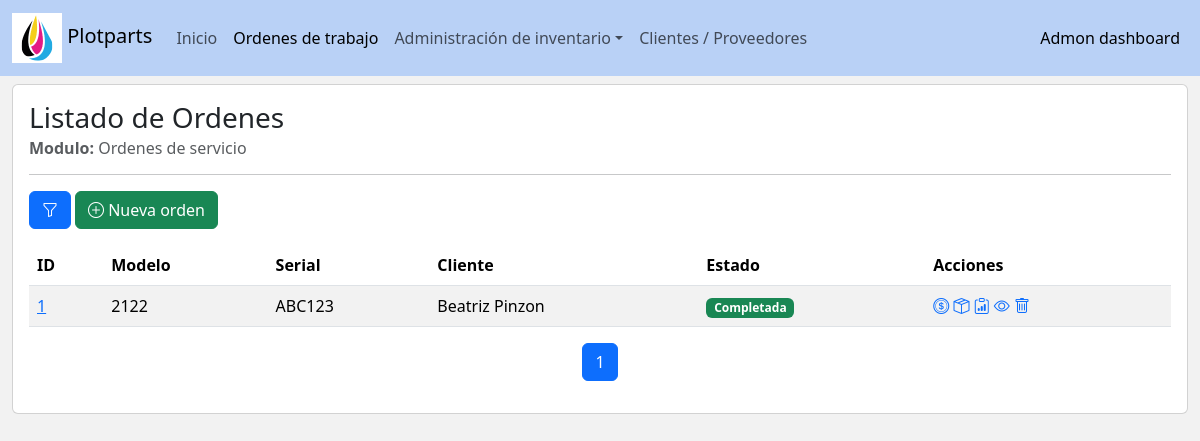
/service_orders/list/, run on the app's committed database.
### service_order/models.py (models this page shows, shortened)
class ServiceOrder(models.Model):
    customer = models.ForeignKey(verbose_name='Cliente',to=Asset, on_delete=models.PROTECT)
    serial = models.CharField(verbose_name='Numero de serie', max_length=50)
    model = models.CharField(verbose_name='Modelo', max_length=50)
    flowStatus = models.IntegerField(verbose_name='Estado de la orden',choices=ServiceOrder_Flowtatus.choices, default=ServiceOrder_Flowtatus.pendingDiagnose)
    registry_comments = models.TextField(verbose_name='Observaciones iniciales', blank=False)
    diagnose_date = models.DateTimeField(verbose_name='Fecha de diagnóstico', blank=False, null=True)
    diagnose_comments = models.TextField(verbose_name='Observaciones de diagnostico', blank=False, null=True)
    repair_date = models.DateTimeField(verbose_name='Fecha de reparación', blank=False, null=True)
    repair_comments = models.TextField(verbose_name='Observaciones de reparación', blank=False, null=True)
    cancel_date = models.DateTimeField(verbose_name='Fecha de cancelación', blank=False, null=True)
    cancel_comments = models.TextField(verbose_name='Motivo de cancelación', blank=False, null=True)
    consumables_total = models.FloatField(verbose_name='Total de consumibles', default=0)
    status = models.IntegerField(verbose_name='Estado',choices=ServiceOrder_status.choices, default=ServiceOrder_status.enable)
    services_total = models.FloatField(verbose_name='Total del servicio', default=0)
    services_description = models.TextField(verbose_name='Observaciones del servicio', blank=False, null=True)
    createtime = models.DateTimeField(verbose_name='Fecha de creación', auto_now_add=True)
    updatetime = models.DateTimeField(verbose_name='Fecha de ultima actualización', auto_now=True)
    class Meta():
        verbose_name = "Order"
        verbose_name_plural = "Orders"
        ordering = ['id']

### assets/models.py (models this page shows)
class Asset(models.Model):
    class AssetTypes(models.IntegerChoices):
        customer = (1,'Cliente')
        supplier = (2,'Proveedor')
        __empty__ = ('-- Tipo de Asset --')
    class AssetDocumentTypes(models.IntegerChoices):
        nit = (1,'NIT')
        local_id = (2,'CC')
        __empty__ = ('-- Tipo de documento --')
    class AssetStatus(models.IntegerChoices):
        enable = (1,'Activo')
        disable = (0,'Inactivo')
    name = models.CharField(verbose_name='Nombre',max_length=200)
    type = models.IntegerField(verbose_name='Tipo',choices=AssetTypes)
    document_type = models.IntegerField(verbose_name='Tipo de documento',choices=AssetDocumentTypes.choices)
    document_id = models.CharField(verbose_name='Numero de documento',max_length=200,unique=True)
    email = models.EmailField(verbose_name='Correo electrónico',max_length=200)
    phone = models.CharField(verbose_name='Teléfono de contacto',max_length=200)
    extra_info = models.TextField(verbose_name='Información adicional',max_length=500,blank=True)
    createtime = models.DateTimeField(verbose_name='Fecha/Hora de creación', auto_now_add=True)
    updatetime = models.DateTimeField(verbose_name='Fecha/Hora ultima actualización', auto_now=True)
    status = models.IntegerField(verbose_name='Estado',choices=AssetStatus.choices,default=AssetStatus.enable)
    class Meta:
        verbose_name = 'Asset'
        verbose_name_plural = 'Assets'
        ordering = ['name']
    def __str__(self):
        return str(self.name)

### service_order/views.py (the view, shortened to what this page needs)
class ServiceOrder_ListView(ListView):
    Model = ServiceOrder
    template_name = 'service_order/serviceOrder_grid.html'
    context_object_name = 'service_orders'
    paginate_by = 10
    extra_context = {
        'ServiceOrderFilterForm':ServiceOrderFilterForm
    }
    def get_queryset(self):
        queryset = ServiceOrder.objects.filter(status = 1)
        return queryset
    def get_context_data(self, **kwargs):
        context = super().get_context_data(**kwargs)
        context['ServiceOrderFilterForm'] = ServiceOrderFilterForm(self.request.GET)
        context['active_link'] = 'service_orders'
        return context

### core/templatetags/utils.py (called while the page is built)
@register.filter(name='setValidationClass')
def setValidationClass(input):
    bootstrap_class = ''
    if input.help_text == 'filter_option':
        if input.errors:
            bootstrap_class = 'is-invalid'
    else:
        if (input.data != None) and (input.data != []) :
            if input.errors:
                bootstrap_class = 'is-invalid'
            else:
                bootstrap_class = 'is-valid'
    return input.as_widget(attrs={'class':'form-control '+ bootstrap_class})

@register.filter(name='flowStatus_mapping')
def ServiceOrder_FlowStatus_Mapping(flowStatus):
    css_class = 'light'
    match flowStatus:
        case 1:#pendingDiagnose
            css_class = 'warning'
        case 2:#onRepair
            css_class = 'primary'
        case 3:#complete
            css_class = 'success'
        case 4:#cancel
            css_class = 'danger'
    return css_class

### service_order/templates/service_order/serviceOrder_grid.html (shortened to what this page needs)
{% extends 'base_adminv2.html' %}
{% load utils %}
{% block body %}
    <div class='row'>
        <div class="col-lg-12">
            <div class="card">
                <div class="card-body">
                    <h3 class='card-title'>Listado de Ordenes</h3>
                    <h6 class="card-subtitle mb-2 text-muted"> <strong>Modulo:</strong> Ordenes de servicio</h6>
                    <hr>
                    <div class="col-12">
                        <p class="d-inline-flex gap-1">
                            <button class="btn btn-primary" type="button" data-bs-toggle="collapse" data-bs-target="#filterBox" aria-expanded="false" aria-controls="filterBox" title="Filtrar"><i class="bi bi-funnel"></i></button>
                            <a href='{% url "service_orders:create" %}' class="btn btn-success"><i class="bi bi-plus-circle" title="Add"></i> Nueva orden</a>
                        </p>
                    </div>
                    <div class="col-12">
                        <div class="table-responsive">
                            <table class="table table-striped table-hover">
                                <thead>
                                <tr>
                                    <th scope="col">ID</th>
                                    <th scope="col">Modelo</th>
                                    <th scope="col">Serial</th>
                                    <th scope="col">Cliente</th>
                                    <th scope="col">Estado</th>
                                    <th scope="col">Acciones</th>
                                </tr>
                                </thead>
                                <tbody>
                                    {% if service_orders|length > 0 %}
                                        {% for row in service_orders %}
                                            <tr>
                                                <td scope="row"><a href="{% url 'service_orders:detail' row.id %}">{{row.id}}</a></td>
                                                <td>{{row.model}}</td>
                                                <td>{{row.serial}}</td>
                                                <td>{{row.customer}}</td>
                                                <td><span class="badge text-bg-{{row.flowStatus|flowStatus_mapping}}">{{row.get_flowStatus_display}}</span></td>
                                                <td>
                                                    {% if row.flowStatus == 1 %}{% comment %} Diagnose {% endcomment %}
                                                        <span><a href="{% url 'service_orders:flowUpdate' row.id %}" title='Diagnosticar'><i class="bi bi-card-checklist"></i></a></span>
                                                        {% elif row.flowStatus == 2 %}{% comment %} Repair {% endcomment %}
                                                            <span><a href="{% url 'service_orders:flowUpdate' row.id %}" title='Reparar'><i class="bi bi-tools"></i></a></span>
                                                        {% elif row.flowStatus == 3 %}{% comment %} Complete {% endcomment %}
                                                            <span><a href="{% url 'service_orders:servicesConfig' row.id %}" title='Configurar costos de servicio'><i class="bi bi-coin"></i></a></span>
                                                            <span><a href="{% url 'service_orders:consumptionPanel' row.id %}" title='Panel de consumibles'><i class="bi bi-box-seam"></i></a></span>
                                                            <span><a href="{% url 'service_orders:report' row.id %}" target='_blank' title='Visualizar reporte de orden'><i class="bi bi-clipboard-data"></i></a></span>
                                                    {% endif %}
                                                    <span><a href="{% url 'service_orders:detail' row.id %}" title='Detalles de la orden'><i class="bi bi-eye"></i></i></a></span>
                                                    <span><a href="{% url 'service_orders:delete' row.id %}" title='Eliminar'><i class="bi bi-trash"></i></a></span>
                                                </td>
                                            </tr>
                                        {% endfor %}
                                    {% else %}
                                    <tr>
                                        <td colspan='6' class='text-center'><span><strong>Ordenes de servicio no encontradas...</strong></span></td>
                                    </tr>
                                    {% endif %}
                                </tbody>
                            </table>
                        </div>
                    </div>
                    <div class="col-lg-12">
                        <nav aria-label="Page navigation example">
                            <ul class="pagination justify-content-center">
                                <li class="page-item active"><a class="page-link" href="?page={{page_obj.number}}">{{page_obj.number}}</a></li>
                            </ul>
                        </nav>
                    </div>
                </div>
            </div>
        </div>
    </div>
{% endblock body %}

### templates/base_adminv2.html (style rules this page uses)
body { background-color:#f2f2f2; }

### data on the page
ServiceOrder: id "1", model "2122", serial "ABC123", customer "Beatriz Pinzon", flowStatus "Completada"

### other printed values
{{ page_obj.number }} "1"
